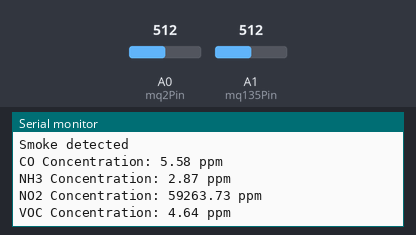
Simulated run of this sketch. Board: Arduino Uno, built with avr-gcc and run on an emulated ATmega328P. On the bench: the last lines printed to the serial monitor. The inputs (shaded band) are chosen by the test bench; at power-on: A1 (mq135Pin) = 512, A0 (mq2Pin) = 512.

Above: at 4.6 s.
4.7 s: A1 (mq135Pin) set to 1023
At 6.3 s:
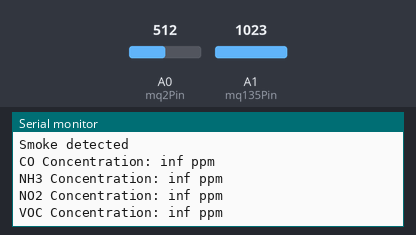
6.9 s: A1 (mq135Pin) set to 1011
At 8.2 s:
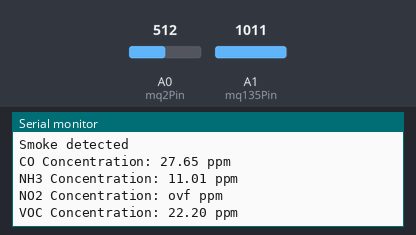

Measured:
- the behaviour switches between 1023 and 1022 on A1 (mq135Pin) (found by bisection; images 1 and 2)
- after the input at 4.7 s, the serial monitor: prints a new line after 0.70 s (image 1)
- after the input at 6.9 s, the serial monitor: prints a new line after 0.63 s (image 2)

The sketch:

Aurdino_Code.ino
```cpp
// MQ135 Gas Sensor Pin
const int mq135Pin = A1;
const int mq2Pin = A0;

// Threshold value for smoke detection
const int smokeThreshold = 200; // Modify this value based on calibration

// Calibration Curves for Different Gases
float COCurve = 116.6020682;
float COExponent = -2.769034857;

float VOCCurve = 76.63;
float VOCExponent = -2.83;

float NH3Curve = 31.98074339;
float NH3Exponent = -3.293038648;

float NO2Curve = 12.87993118;
float NO2Exponent = -0.232728202;

// Function to read gas concentration from MQ135 sensor
float readGasConcentration(float curve, float exponent) {
  int sensorValue = analogRead(mq135Pin);

  // Convert analog value to voltage
  float voltage = sensorValue * (5.0 / 1023.0);

  // Calculate the resistance of the sensor (RS)
  float RS = ((5.0 - voltage) / voltage);

  // Calculate the gas concentration using the ratio and the exponent
  float gasConcentration = pow(10, ((log10(RS / curve)) / exponent));

  return gasConcentration;
}

void setup() {
  Serial.begin(9600);
}

void loop() {

  // Read Gas concentration from MQ2 sensor
  int val = analogRead(mq2Pin);
  float GasConcen = (val * 0.0123) + 10.456;
  // Read gas concentrations
  float COValue = readGasConcentration(COCurve, COExponent);
    float VOCValue = readGasConcentration(VOCCurve, VOCExponent);
  float NH3Value = readGasConcentration(NH3Curve, NH3Exponent);
  float NO2Value = readGasConcentration(NO2Curve, NO2Exponent);

  if (val > smokeThreshold) {
    Serial.println("Smoke detected");
  } else {
    Serial.println("No smoke detected");
  }
  Serial.print("CO Concentration: ");
  Serial.print(COValue);
  Serial.println(" ppm");


  Serial.print("NH3 Concentration: ");
  Serial.print(NH3Value);
  Serial.println(" ppm");

  Serial.print("NO2 Concentration: ");
  Serial.print(NO2Value);
  Serial.println(" ppm");

  Serial.print("VOC Concentration: ");
  Serial.print(VOCValue);
  Serial.println(" ppm");

  delay(1000); // Delay for 1 second
}
```
